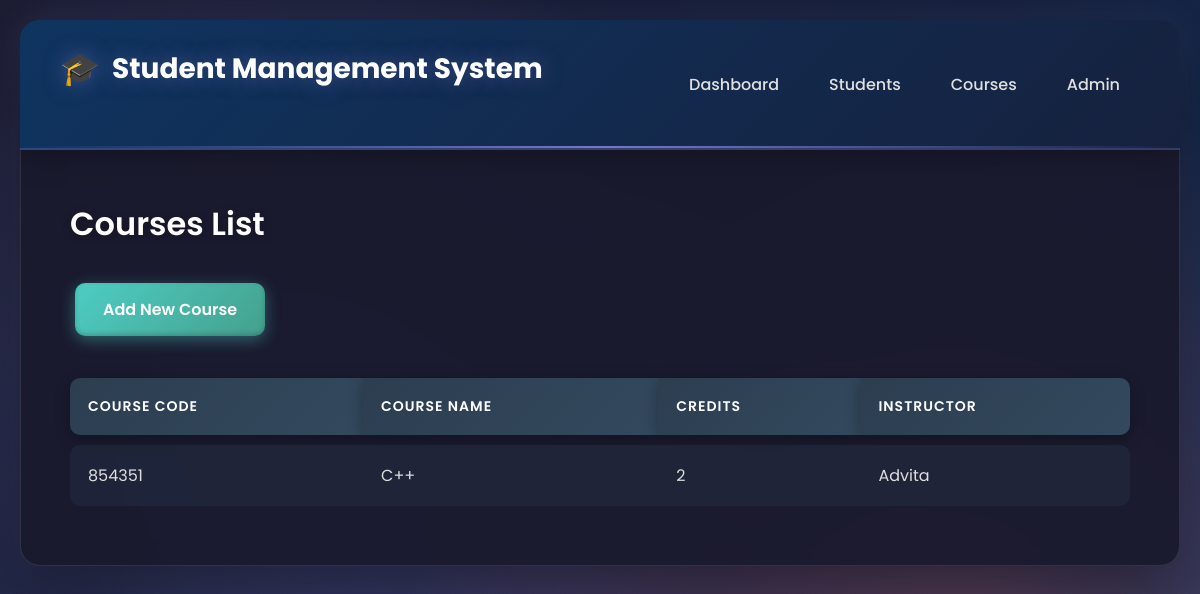
Page /courses/ on the committed database.
### core/models.py (models this page shows, shortened)
class Course(models.Model):
    DIFFICULTY_CHOICES = [
        ('Beginner', 'Beginner'),
        ('Intermediate', 'Intermediate'),
        ('Advanced', 'Advanced'),
    ]
    course_code = models.CharField(max_length=10, unique=True)
    course_name = models.CharField(max_length=200)
    description = models.TextField()
    credits = models.IntegerField(validators=[MinValueValidator(1), MaxValueValidator(10)])
    instructor = models.CharField(max_length=100)
    duration_weeks = models.IntegerField(default=12)
    difficulty_level = models.CharField(max_length=20, choices=DIFFICULTY_CHOICES, default='Beginner')
    max_students = models.IntegerField(default=30)
    fees = models.DecimalField(max_digits=10, decimal_places=2, default=0)
    start_date = models.DateField(null=True, blank=True)
    end_date = models.DateField(null=True, blank=True)
    is_active = models.BooleanField(default=True)

### core/views.py (the view)
# urls.py: path('courses/', views.course_list, name='course_list'),
def course_list(request):
    query = request.GET.get('q', '')
    difficulty = request.GET.get('difficulty', '')
    courses = Course.objects.all()
    if query:
        courses = courses.filter(
            Q(course_code__icontains=query) |
            Q(course_name__icontains=query) |
            Q(instructor__icontains=query)
        )
    if difficulty:
        courses = courses.filter(difficulty_level=difficulty)
    courses = courses.annotate(enrolled=Count('enrollment', filter=Q(enrollment__status='Active')))
    context = {
        'courses': courses,
        'query': query,
        'difficulty': difficulty,
    }
    return render(request, 'course_list.html', context)

### core/templates/course_list.html (shortened to what this page needs)
{% extends 'base.html' %}
{% block content %}
<h1>Courses List</h1>
<a href="{% url 'course_create' %}" class="btn btn-success">Add New Course</a>
<table>
    <thead>
        <tr>
            <th>Course Code</th>
            <th>Course Name</th>
            <th>Credits</th>
            <th>Instructor</th>
        </tr>
    </thead>
    <tbody>
        {% for course in courses %}
        <tr>
            <td>{{ course.course_code }}</td>
            <td>{{ course.course_name }}</td>
            <td>{{ course.credits }}</td>
            <td>{{ course.instructor }}</td>
        </tr>
        {% empty %}
        <tr>
            <td colspan="4" style="text-align: center;">No courses found.</td>
        </tr>
        {% endfor %}
    </tbody>
</table>
{% endblock %}

### core/templates/base.html (style rules this page uses)
* { margin: 0; padding: 0; box-sizing: border-box; }
body { font-family: 'Poppins', sans-serif; background: linear-gradient(135deg, #1a1a2e 0%, #16213e 50%, #0f3460 100%); min-height: 100vh; padding: 20px; position: relative; overflow-x: hidden; }
body::before { content: ''; position: fixed; width: 100%; height: 100%; top: 0; left: 0; background-image: radial-gradient(circle at 20% 50%, rgba(120, 119, 198, 0.3) 0%, transparent 50%), radial-gradient(circle at 80% 80%, rgba(255, 107, 107, 0.3) 0%, transparent 50%), radial-gradient(circle at 40% 80%, rgba(94, 84, 142, 0.3) 0%, transparent 50%); animation: backgroundShift 15s ease-in-out infinite; z-index: -1; }
h1, h2 { color: #fff; margin-bottom: 30px; font-weight: 600; text-shadow: 0 2px 10px rgba(0, 0, 0, 0.3); }
.btn { display: inline-block; padding: 14px 28px; background: linear-gradient(135deg, #7877c6 0%, #5e548e 100%); color: white; text-decoration: none; border-radius: 10px; border: none; cursor: pointer; font-size: 16px; font-weight: 600; transition: all 0.3s ease; margin: 5px; box-shadow: 0 4px 15px rgba(120, 119, 198, 0.4), inset 0 -2px 5px rgba(0, 0, 0, 0.2); position: relative; overflow: hidden; }
.btn::before { content: ''; position: absolute; top: 50%; left: 50%; width: 0; height: 0; border-radius: 50%; background: rgba(255, 255, 255, 0.2); transform: translate(-50%, -50%); transition: width 0.6s, height 0.6s; }
.btn-success { background: linear-gradient(135deg, #4ecdc4 0%, #44a08d 100%); box-shadow: 0 4px 15px rgba(78, 205, 196, 0.4), inset 0 -2px 5px rgba(0, 0, 0, 0.2); }
table { width: 100%; border-collapse: separate; border-spacing: 0 10px; margin-top: 20px; }
th, td { padding: 18px; text-align: left; }
th { background: linear-gradient(135deg, #2c3e50 0%, #34495e 100%); color: #fff; font-weight: 600; text-transform: uppercase; font-size: 14px; letter-spacing: 1px; border: none; box-shadow: 0 4px 15px rgba(0, 0, 0, 0.3); }
th:first-child { border-radius: 10px 0 0 10px; }
th:last-child { border-radius: 0 10px 10px 0; }
tbody tr { background: rgba(44, 62, 80, 0.3); transition: all 0.3s ease; border-radius: 10px; animation: tableRowFadeIn 0.5s ease-out backwards; }
tbody tr:nth-child(1) { animation-delay: 0.1s; }
tbody td { color: #e0e0e0; border: none; }
tbody td:first-child { border-radius: 10px 0 0 10px; }
tbody td:last-child { border-radius: 0 10px 10px 0; }

### rows in the picture
Course: course_code "854351", course_name "C++", credits "2", instructor "Advita"
